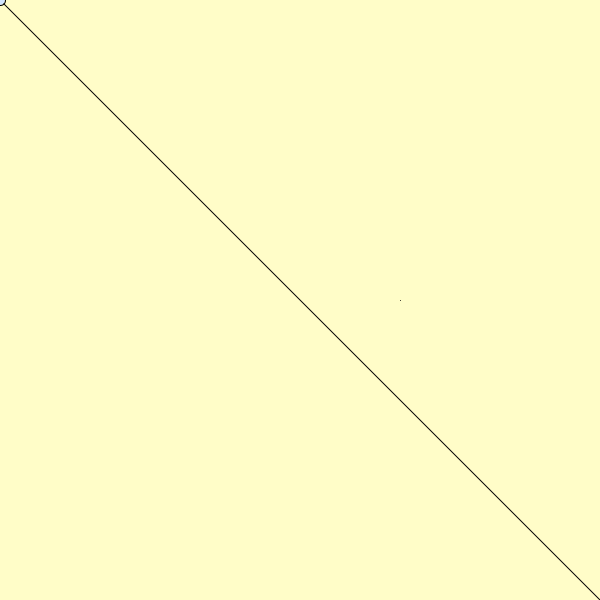
Frame 1 (no input)
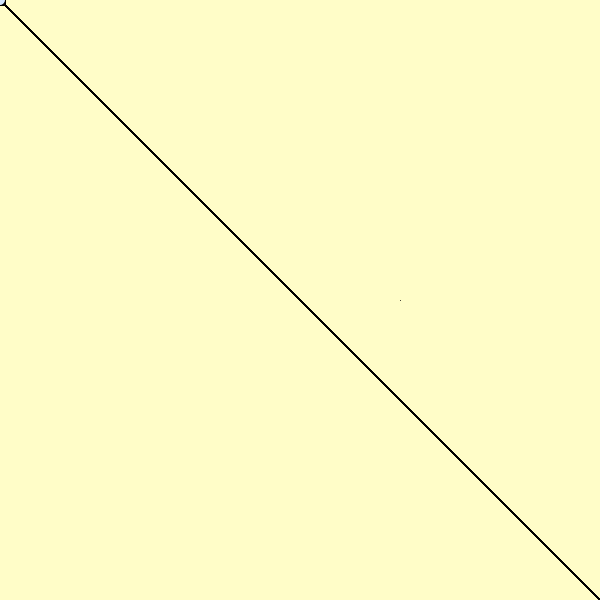
Frame 60 (the mouse pressed at the canvas centre just before this capture)
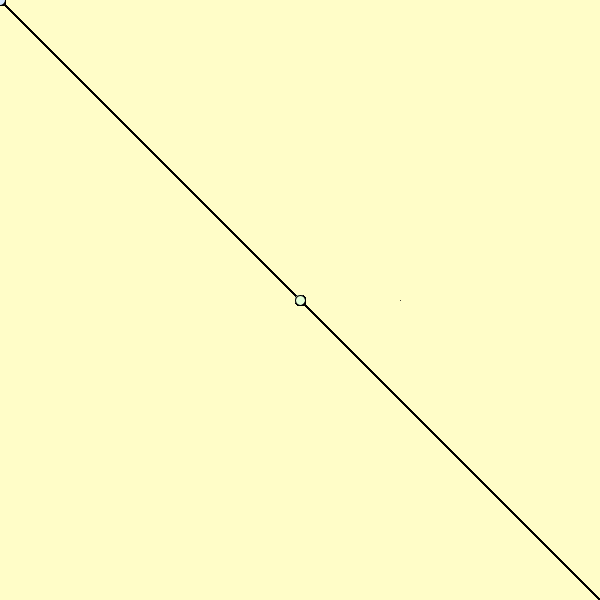
Frame 120 (the mouse held since frame 60 and released just before this capture)

The Processing sketch that drew these frames (run headless with seeded random() and noise(); from frame 60 on, the mouse is pressed at the canvas centre):

// Processing sketch: processing_11436
// ── processing_11436.pde


//second

void setup()
{
 size (600, 600);
background (255, 253, 200);

point(400, 300);


}

void draw()
{
  if(mousePressed){
  fill(228, 255, 215);
} else {
  fill (208, 229, 255);
}
line(600, 600, mouseX, mouseY);
  smooth();
int y = 10;
int d = 10;
ellipse(mouseX, mouseY, y, d);   // Left
}
